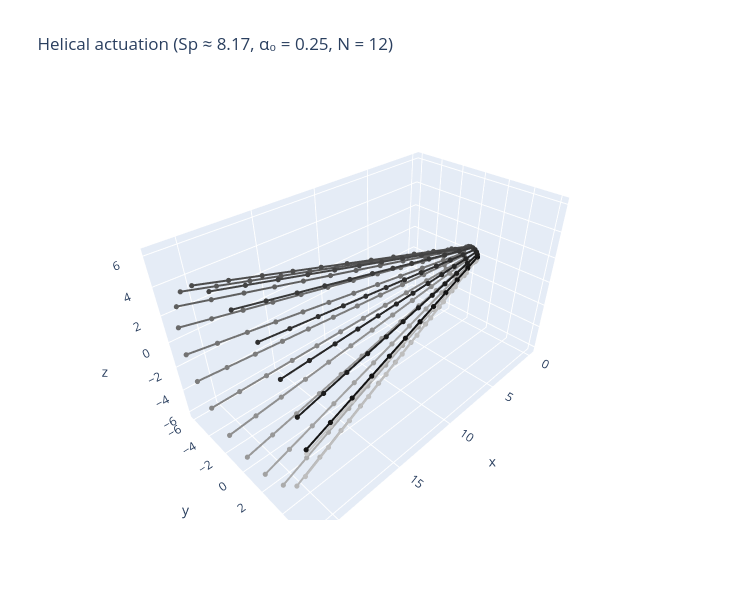

The notebook cell saved with this chart:
### Markdown cell above
### Plot — 3-D shape over the last actuation period

Twenty equally-spaced snapshots in the last actuation period. Lighter
shades correspond to later times within the period. The proximal end
traces the small circle of radius δ̃₀ sin α₀ around the rotation axis,
and the rest of the fiber whips in the rotating frame.

### Code cell
period_steps_h = int(period_h / dt_h)
start_h = n_steps_h - period_steps_h
snap_idx_h = np.linspace(start_h, n_steps_h - 1, 20, dtype=int)

fig = go.Figure()
greys_h = [f"rgb({g},{g},{g})" for g in np.linspace(20, 200, len(snap_idx_h)).astype(int)]
for c, k in zip(greys_h, snap_idx_h, strict=False):
    snap = lab_h[k]
    fig.add_trace(
        go.Scatter3d(
            x=snap[:, 0], y=snap[:, 1], z=snap[:, 2],
            mode="lines+markers",
            line=dict(color=c, width=4),
            marker=dict(size=3, color=c),
            showlegend=False,
        )
    )

fig.update_layout(
    title=f"Helical actuation (Sp ≈ {Sp_h:.2f}, α₀ = {alpha0_h}, N = {N3})",
    scene=dict(
        xaxis_title="x", yaxis_title="y", zaxis_title="z",
        aspectmode="data",
    ),
    width=750,
    height=600,
)
fig.show()

### Figure 1 — Plotly figure (JSON) as saved in the notebook; plotly's stock layout.template omitted (floating-point values rounded to 4 significant figures)
{"data": [{"line": {"color": "rgb(20,20,20)", "width": 4}, "marker": {"color": "rgb(20,20,20)", "size": 3}, "mode": "lines+markers", "showlegend": false, "type": "scatter3d", "x": [0.0, 1.938, 3.876, 5.813, 7.751, 9.689, 11.63, 13.56, 15.5, 17.44, 19.38, 21.32], "y": [0.6673, 1.162, 1.656, 2.15, 2.644, 3.139, 3.633, 4.127, 4.621, 5.116, 5.61, 6.104], "z": [0.03136, 0.05459, 0.07782, 0.101, 0.1243, 0.1475, 0.1707, 0.194, 0.2172, 0.2404, 0.2637, 0.2869]}, {"line": {"color": "rgb(29,29,29)", "width": 4}, "marker": {"color": "rgb(29,29,29)", "size": 3}, "mode": "lines+markers", "showlegend": false, "type": "scatter3d", "x": [0.0, 1.938, 3.876, 5.813, 7.751, 9.689, 11.63, 13.56, 15.5, 17.44, 19.38, 21.32], "y": [0.6235, 1.085, 1.547, 2.009, 2.471, 2.933, 3.395, 3.857, 4.318, 4.78, 5.242, 5.704], "z": [0.2397, 0.4172, 0.5947, 0.7722, 0.9498, 1.127, 1.305, 1.482, 1.66, 1.837, 2.015, 2.192]}, {"line": {"color": "rgb(38,38,38)", "width": 4}, "marker": {"color": "rgb(38,38,38)", "size": 3}, "mode": "lines+markers", "showlegend": false, "type": "scatter3d", "x": [0.0, 1.938, 3.876, 5.813, 7.751, 9.689, 11.63, 13.56, 15.5, 17.44, 19.38, 21.32], "y": [0.5165, 0.899, 1.282, 1.664, 2.047, 2.429, 2.812, 3.194, 3.577, 3.96, 4.342, 4.725], "z": [0.4236, 0.7374, 1.051, 1.365, 1.679, 1.993, 2.306, 2.62, 2.934, 3.248, 3.562, 3.875]}, {"line": {"color": "rgb(48,48,48)", "width": 4}, "marker": {"color": "rgb(48,48,48)", "size": 3}, "mode": "lines+markers", "showlegend": false, "type": "scatter3d", "x": [0.0, 1.938, 3.876, 5.813, 7.751, 9.689, 11.63, 13.56, 15.5, 17.44, 19.38, 21.32], "y": [0.357, 0.6214, 0.8859, 1.15, 1.415, 1.679, 1.944, 2.208, 2.473, 2.737, 3.001, 3.266], "z": [0.5646, 0.9828, 1.401, 1.819, 2.237, 2.656, 3.074, 3.492, 3.91, 4.329, 4.747, 5.165]}, {"line": {"color": "rgb(57,57,57)", "width": 4}, "marker": {"color": "rgb(57,57,57)", "size": 3}, "mode": "lines+markers", "showlegend": false, "type": "scatter3d", "x": [0.0, 1.938, 3.876, 5.813, 7.751, 9.689, 11.63, 13.56, 15.5, 17.44, 19.38, 21.32], "y": [0.1439, 0.2505, 0.3572, 0.4638, 0.5704, 0.677, 0.7836, 0.8902, 0.9968, 1.103, 1.21, 1.317], "z": [0.6523, 1.135, 1.619, 2.102, 2.585, 3.068, 3.551, 4.035, 4.518, 5.001, 5.484, 5.967]}, {"line": {"color": "rgb(67,67,67)", "width": 4}, "marker": {"color": "rgb(67,67,67)", "size": 3}, "mode": "lines+markers", "showlegend": false, "type": "scatter3d", "x": [0.0, 1.938, 3.876, 5.813, 7.751, 9.689, 11.63, 13.56, 15.5, 17.44, 19.38, 21.32], "y": [-0.06857, -0.1194, -0.1702, -0.221, -0.2717, -0.3225, -0.3733, -0.4241, -0.4749, -0.5257, -0.5765, -0.6273], "z": [0.6645, 1.157, 1.649, 2.141, 2.633, 3.125, 3.618, 4.11, 4.602, 5.094, 5.586, 6.079]}, {"line": {"color": "rgb(76,76,76)", "width": 4}, "marker": {"color": "rgb(76,76,76)", "size": 3}, "mode": "lines+markers", "showlegend": false, "type": "scatter3d", "x": [0.0, 1.938, 3.876, 5.813, 7.751, 9.689, 11.63, 13.56, 15.5, 17.44, 19.38, 21.32], "y": [-0.2741, -0.4771, -0.6802, -0.8832, -1.086, -1.289, -1.492, -1.695, -1.898, -2.101, -2.305, -2.508], "z": [0.6092, 1.06, 1.512, 1.963, 2.414, 2.865, 3.317, 3.768, 4.219, 4.67, 5.121, 5.573]}, {"line": {"color": "rgb(86,86,86)", "width": 4}, "marker": {"color": "rgb(86,86,86)", "size": 3}, "mode": "lines+markers", "showlegend": false, "type": "scatter3d", "x": [0.0, 1.938, 3.876, 5.813, 7.751, 9.689, 11.63, 13.56, 15.5, 17.44, 19.38, 21.32], "y": [-0.4648, -0.809, -1.153, -1.498, -1.842, -2.186, -2.53, -2.875, -3.219, -3.563, -3.908, -4.252], "z": [0.4798, 0.8352, 1.191, 1.546, 1.901, 2.257, 2.612, 2.968, 3.323, 3.678, 4.034, 4.389]}, {"line": {"color": "rgb(95,95,95)", "width": 4}, "marker": {"color": "rgb(95,95,95)", "size": 3}, "mode": "lines+markers", "showlegend": false, "type": "scatter3d", "x": [0.0, 1.938, 3.876, 5.813, 7.751, 9.689, 11.63, 13.56, 15.5, 17.44, 19.38, 21.32], "y": [-0.5921, -1.031, -1.469, -1.908, -2.346, -2.785, -3.224, -3.662, -4.101, -4.539, -4.978, -5.417], "z": [0.3092, 0.5383, 0.7674, 0.9964, 1.225, 1.455, 1.684, 1.913, 2.142, 2.371, 2.6, 2.829]}, {"line": {"color": "rgb(105,105,105)", "width": 4}, "marker": {"color": "rgb(105,105,105)", "size": 3}, "mode": "lines+markers", "showlegend": false, "type": "scatter3d", "x": [0.0, 1.938, 3.876, 5.813, 7.751, 9.689, 11.63, 13.56, 15.5, 17.44, 19.38, 21.32], "y": [-0.6593, -1.148, -1.636, -2.124, -2.613, -3.101, -3.59, -4.078, -4.566, -5.055, -5.543, -6.032], "z": [0.1073, 0.1867, 0.2662, 0.3457, 0.4251, 0.5046, 0.5841, 0.6635, 0.743, 0.8225, 0.9019, 0.9814]}, {"line": {"color": "rgb(114,114,114)", "width": 4}, "marker": {"color": "rgb(114,114,114)", "size": 3}, "mode": "lines+markers", "showlegend": false, "type": "scatter3d", "x": [0.0, 1.938, 3.876, 5.813, 7.751, 9.689, 11.63, 13.56, 15.5, 17.44, 19.38, 21.32], "y": [-0.6565, -1.143, -1.629, -2.116, -2.602, -3.088, -3.575, -4.061, -4.547, -5.034, -5.52, -6.006], "z": [-0.1231, -0.2143, -0.3055, -0.3967, -0.4879, -0.5791, -0.6703, -0.7615, -0.8527, -0.9439, -1.035, -1.126]}, {"line": {"color": "rgb(124,124,124)", "width": 4}, "marker": {"color": "rgb(124,124,124)", "size": 3}, "mode": "lines+markers", "showlegend": false, "type": "scatter3d", "x": [0.0, 1.938, 3.876, 5.813, 7.751, 9.689, 11.63, 13.56, 15.5, 17.44, 19.38, 21.32], "y": [-0.5845, -1.017, -1.45, -1.883, -2.316, -2.749, -3.182, -3.615, -4.048, -4.481, -4.914, -5.347], "z": [-0.3234, -0.5629, -0.8025, -1.042, -1.282, -1.521, -1.761, -2.0, -2.24, -2.479, -2.719, -2.958]}, {"line": {"color": "rgb(133,133,133)", "width": 4}, "marker": {"color": "rgb(133,133,133)", "size": 3}, "mode": "lines+markers", "showlegend": false, "type": "scatter3d", "x": [0.0, 1.938, 3.876, 5.813, 7.751, 9.689, 11.63, 13.56, 15.5, 17.44, 19.38, 21.32], "y": [-0.4531, -0.7887, -1.124, -1.46, -1.796, -2.131, -2.467, -2.802, -3.138, -3.474, -3.809, -4.145], "z": [-0.4908, -0.8544, -1.218, -1.582, -1.945, -2.309, -2.672, -3.036, -3.4, -3.763, -4.127, -4.49]}, {"line": {"color": "rgb(143,143,143)", "width": 4}, "marker": {"color": "rgb(143,143,143)", "size": 3}, "mode": "lines+markers", "showlegend": false, "type": "scatter3d", "x": [0.0, 1.938, 3.876, 5.813, 7.751, 9.689, 11.63, 13.56, 15.5, 17.44, 19.38, 21.32], "y": [-0.2594, -0.4515, -0.6436, -0.8357, -1.028, -1.22, -1.412, -1.604, -1.796, -1.988, -2.181, -2.373], "z": [-0.6156, -1.072, -1.528, -1.984, -2.44, -2.896, -3.352, -3.807, -4.263, -4.719, -5.175, -5.631]}, {"line": {"color": "rgb(152,152,152)", "width": 4}, "marker": {"color": "rgb(152,152,152)", "size": 3}, "mode": "lines+markers", "showlegend": false, "type": "scatter3d", "x": [0.0, 1.938, 3.876, 5.813, 7.751, 9.689, 11.63, 13.56, 15.5, 17.44, 19.38, 21.32], "y": [-0.05256, -0.09149, -0.1304, -0.1693, -0.2083, -0.2472, -0.2861, -0.3251, -0.364, -0.4029, -0.4419, -0.4808], "z": [-0.6659, -1.159, -1.652, -2.146, -2.639, -3.132, -3.626, -4.119, -4.612, -5.105, -5.599, -6.092]}, {"line": {"color": "rgb(162,162,162)", "width": 4}, "marker": {"color": "rgb(162,162,162)", "size": 3}, "mode": "lines+markers", "showlegend": false, "type": "scatter3d", "x": [0.0, 1.938, 3.876, 5.813, 7.751, 9.689, 11.63, 13.56, 15.5, 17.44, 19.38, 21.32], "y": [0.1596, 0.2778, 0.396, 0.5142, 0.6324, 0.7507, 0.8689, 0.9871, 1.105, 1.224, 1.342, 1.46], "z": [-0.6486, -1.129, -1.61, -2.09, -2.571, -3.051, -3.532, -4.012, -4.492, -4.973, -5.453, -5.934]}, {"line": {"color": "rgb(171,171,171)", "width": 4}, "marker": {"color": "rgb(171,171,171)", "size": 3}, "mode": "lines+markers", "showlegend": false, "type": "scatter3d", "x": [0.0, 1.938, 3.876, 5.813, 7.751, 9.689, 11.63, 13.56, 15.5, 17.44, 19.38, 21.32], "y": [0.3705, 0.6449, 0.9193, 1.194, 1.468, 1.743, 2.017, 2.291, 2.566, 2.84, 3.115, 3.389], "z": [-0.5558, -0.9676, -1.379, -1.791, -2.203, -2.614, -3.026, -3.438, -3.85, -4.261, -4.673, -5.085]}, {"line": {"color": "rgb(181,181,181)", "width": 4}, "marker": {"color": "rgb(181,181,181)", "size": 3}, "mode": "lines+markers", "showlegend": false, "type": "scatter3d", "x": [0.0, 1.938, 3.876, 5.813, 7.751, 9.689, 11.63, 13.56, 15.5, 17.44, 19.38, 21.32], "y": [0.5265, 0.9165, 1.307, 1.697, 2.087, 2.477, 2.867, 3.257, 3.647, 4.037, 4.427, 4.817], "z": [-0.4111, -0.7156, -1.02, -1.325, -1.629, -1.934, -2.238, -2.543, -2.847, -3.152, -3.456, -3.761]}, {"line": {"color": "rgb(190,190,190)", "width": 4}, "marker": {"color": "rgb(190,190,190)", "size": 3}, "mode": "lines+markers", "showlegend": false, "type": "scatter3d", "x": [0.0, 1.938, 3.876, 5.813, 7.751, 9.689, 11.63, 13.56, 15.5, 17.44, 19.38, 21.32], "y": [0.6291, 1.095, 1.561, 2.027, 2.493, 2.959, 3.425, 3.891, 4.357, 4.823, 5.289, 5.755], "z": [-0.2246, -0.3909, -0.5573, -0.7237, -0.89, -1.056, -1.223, -1.389, -1.555, -1.722, -1.888, -2.055]}, {"line": {"color": "rgb(200,200,200)", "width": 4}, "marker": {"color": "rgb(200,200,200)", "size": 3}, "mode": "lines+markers", "showlegend": false, "type": "scatter3d", "x": [0.0, 1.938, 3.876, 5.813, 7.751, 9.689, 11.63, 13.56, 15.5, 17.44, 19.38, 21.32], "y": [0.668, 1.163, 1.658, 2.152, 2.647, 3.142, 3.637, 4.132, 4.626, 5.121, 5.616, 6.111], "z": [0.002524, 0.004394, 0.006263, 0.008133, 0.01, 0.01187, 0.01374, 0.01561, 0.01748, 0.01935, 0.02122, 0.02309]}], "layout": {"height": 600, "scene": {"aspectmode": "data", "xaxis": {"title": {"text": "x"}}, "yaxis": {"title": {"text": "y"}}, "zaxis": {"title": {"text": "z"}}}, "title": {"text": "Helical actuation (Sp ≈ 8.17, α₀ = 0.25, N = 12)"}, "width": 750}}
